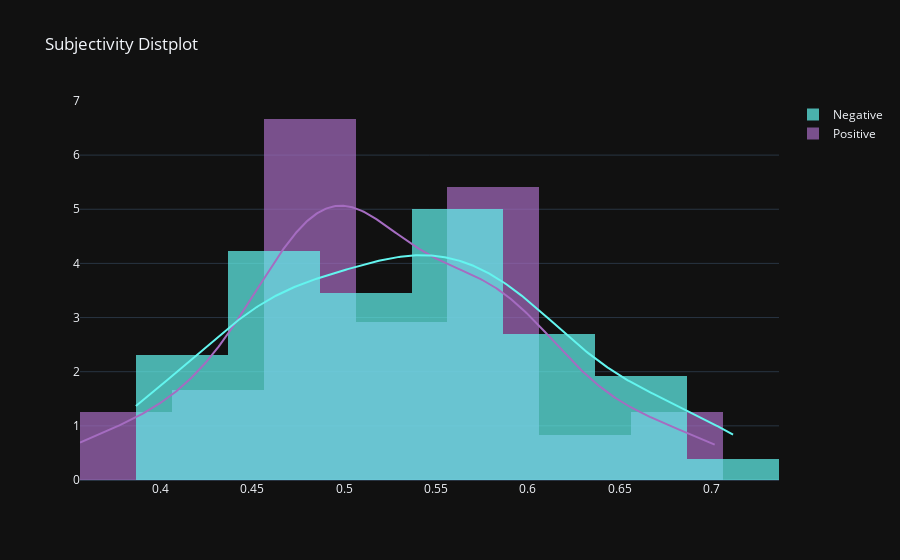

Source (notebook cell):
### Code cell
pol_1 = train_feat[train_feat['Label']==1]['Subjectivity'].values
pol_0 = train_feat[train_feat['Label']==0]['Subjectivity'].values

pol_data=[pol_1,pol_0]
group_labels=['Positive','Negative']
colors = ['#A56CC1', '#63F5EF']

fig = ff.create_distplot(pol_data, group_labels, colors=colors,
                         bin_size=.05, show_rug=False)

fig['layout'].update(title='Subjectivity Distplot')
fig.layout.template = 'plotly_dark'

py.iplot(fig, filename='Subjectivity Distplot')

### Figure 1 — Plotly figure (JSON) as saved in the notebook; plotly's stock layout.template omitted (floating-point values rounded to 4 significant figures; data arrays with more than 128 entries replaced by an {"elided": "..."} marker saying what was removed)
{"data": [{"histnorm": "probability density", "legendgroup": "Positive", "marker": {"color": "#A56CC1"}, "name": "Positive", "opacity": 0.7, "type": "histogram", "x": [0.4784, 0.4011, 0.6546, 0.3563, 0.5019, 0.4883, 0.484, 0.7024, 0.6018, 0.5627, 0.6608, 0.4973, 0.5333, 0.4844, 0.4774, 0.41, 0.4972, 0.5101, 0.4565, 0.5322, 0.527, 0.4309, 0.599, 0.4329, 0.5813, 0.5712, 0.5887, 0.5051, 0.4769, 0.4833, 0.4772, 0.5749, 0.563, 0.5265, 0.5967, 0.3729, 0.5567, 0.5065, 0.4485, 0.5889, 0.621, 0.5248, 0.672, 0.4693, 0.4842, 0.5719, 0.5054, 0.5978], "xaxis": "x", "xbins": {"end": 0.7024, "size": 0.05, "start": 0.3563}, "yaxis": "y"}, {"histnorm": "probability density", "legendgroup": "Negative", "marker": {"color": "#63F5EF"}, "name": "Negative", "opacity": 0.7, "type": "histogram", "x": [0.6802, 0.5789, 0.55, 0.5809, 0.6857, 0.3975, 0.6104, 0.5154, 0.429, 0.6278, 0.3929, 0.6771, 0.45, 0.5816, 0.4626, 0.6094, 0.589, 0.5413, 0.4793, 0.5333, 0.3867, 0.462, 0.4513, 0.4584, 0.5896, 0.4729, 0.5156, 0.4642, 0.7123, 0.6667, 0.622, 0.5722, 0.4789, 0.609, 0.4542, 0.4586, 0.5139, 0.5413, 0.5742, 0.5261, 0.5415, 0.5421, 0.3983, 0.6479, 0.519, 0.4197, 0.5854, 0.5833, 0.5258, 0.511, 0.4887, 0.5402], "xaxis": "x", "xbins": {"end": 0.7123, "size": 0.05, "start": 0.3867}, "yaxis": "y"}, {"legendgroup": "Positive", "marker": {"color": "#A56CC1"}, "mode": "lines", "name": "Positive", "showlegend": false, "type": "scatter", "x": {"elided": "500 float values"}, "xaxis": "x", "y": {"elided": "500 float values"}, "yaxis": "y"}, {"legendgroup": "Negative", "marker": {"color": "#63F5EF"}, "mode": "lines", "name": "Negative", "showlegend": false, "type": "scatter", "x": {"elided": "500 float values"}, "xaxis": "x", "y": {"elided": "500 float values"}, "yaxis": "y"}], "layout": {"autosize": true, "barmode": "overlay", "hovermode": "closest", "legend": {"traceorder": "reversed"}, "title": {"text": "Subjectivity Distplot"}, "xaxis": {"anchor": "y2", "autorange": true, "domain": [0, 1], "range": [0.3563, 0.7367], "type": "linear", "zeroline": false}, "yaxis": {"anchor": "free", "autorange": true, "domain": [0, 1], "position": 0, "range": [0, 7.018], "type": "linear"}}}
